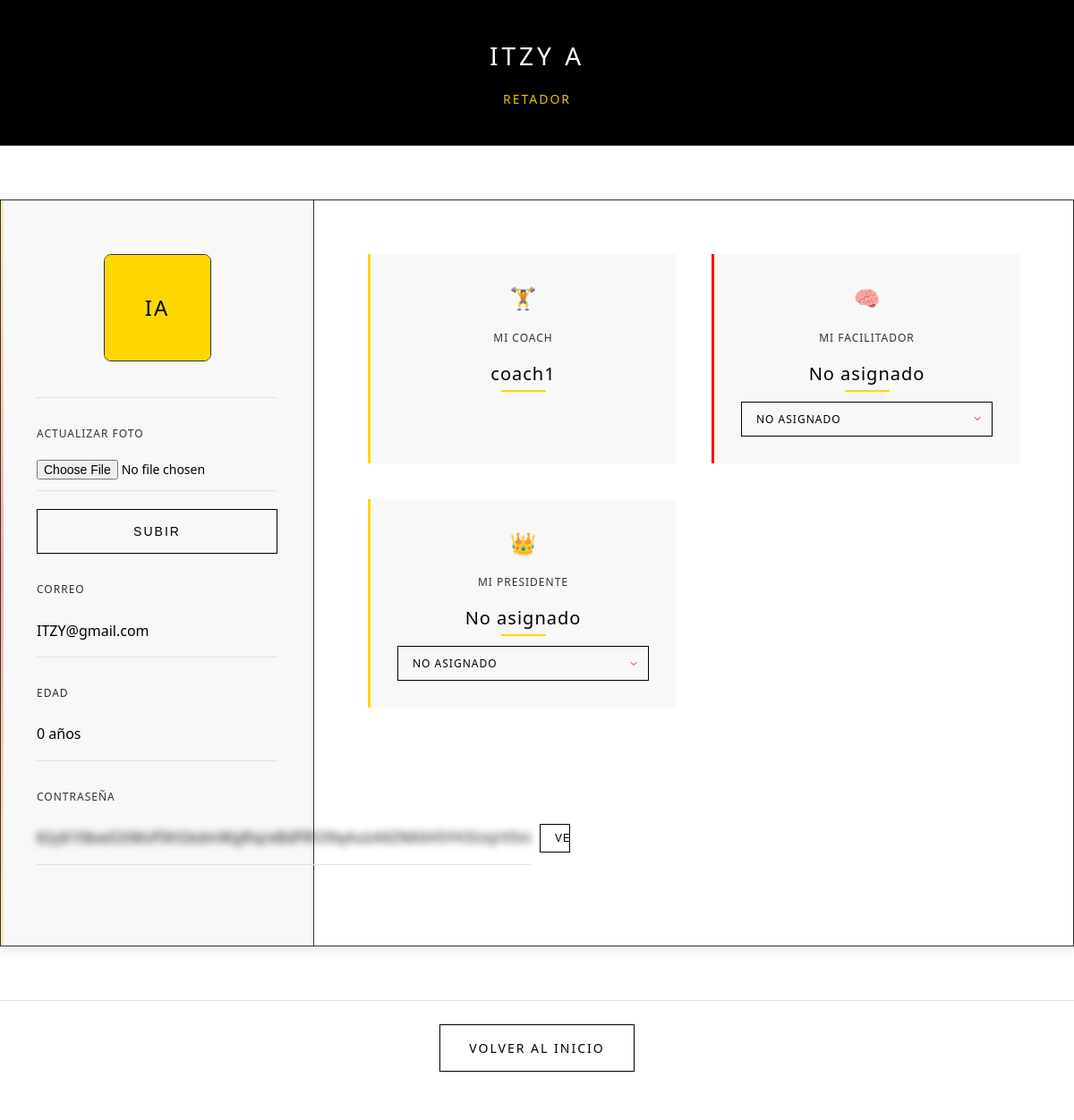
/perfil.php (signed in), run on an earlier commit of the app's database.
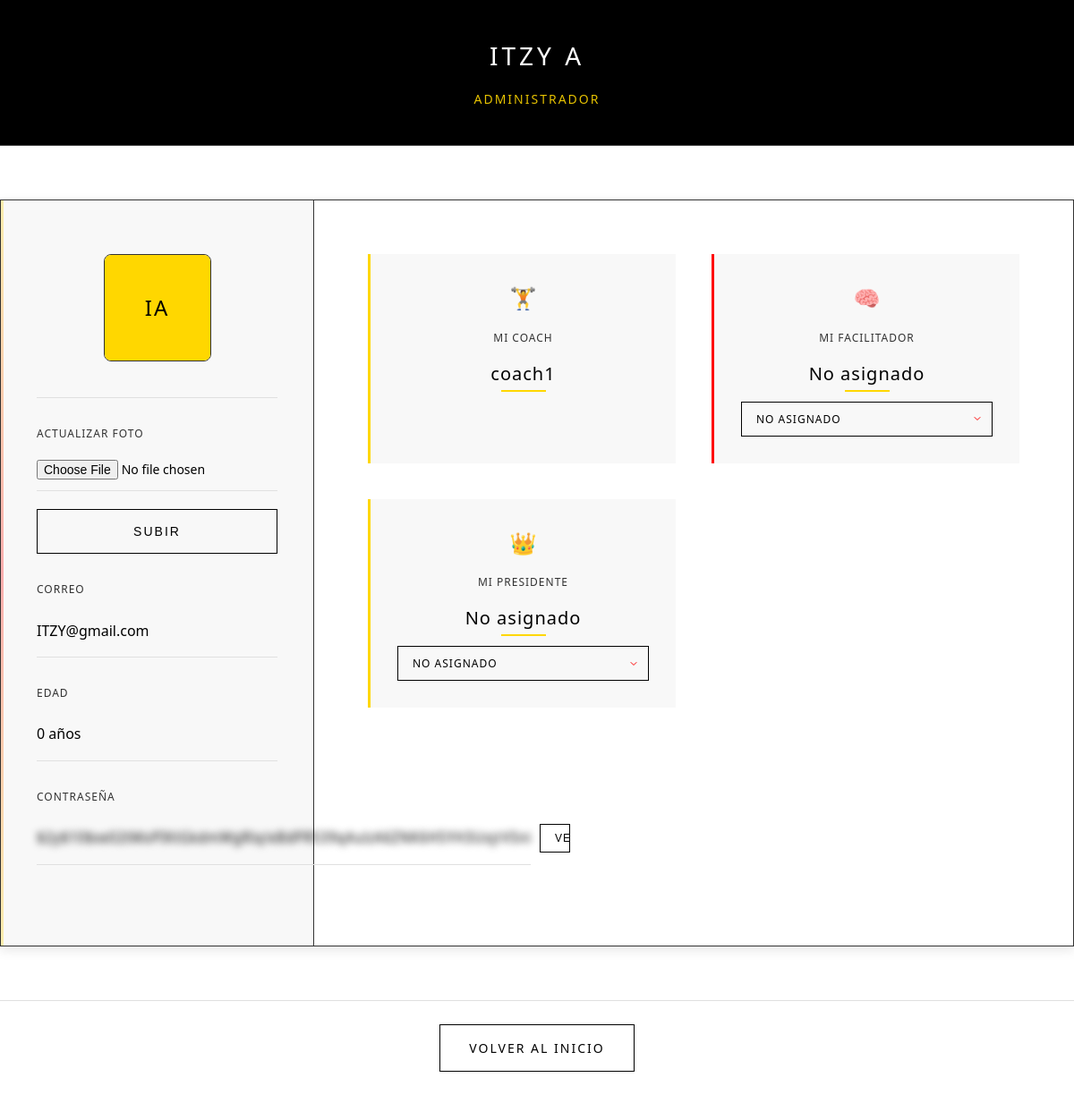
And on a later commit of the database.
### tables this page shows
CREATE TABLE `usuarios` (
  `id` int(11) NOT NULL,
  `email` varchar(255) NOT NULL,
  `contrasena` varchar(255) NOT NULL,
  `nombre` varchar(100) NOT NULL,
  `apellido_paterno` varchar(100) NOT NULL,
  `apellido_materno` varchar(100) NOT NULL,
  `fecha_nacimiento` date NOT NULL,
  `genero` varchar(20) NOT NULL,
  `pais` varchar(50) NOT NULL,
  `telefono` varchar(20) NOT NULL,
  `id_herbalife` varchar(100) NOT NULL,
  `seleccion_couch` varchar(100) NOT NULL,
  `fecha_registro` timestamp NOT NULL DEFAULT current_timestamp(),
  `rol` enum('admin','user') DEFAULT 'user',
  `foto_perfil` varchar(255) DEFAULT NULL,
  `habilitado` tinyint(1) NOT NULL DEFAULT 0,
  `facilitador` varchar(100) DEFAULT NULL,
  `presidente` varchar(100) DEFAULT NULL,
  `has_spun` tinyint(1) DEFAULT 0,
  `redemption_code` varchar(8) DEFAULT NULL,
  `prize` varchar(255) DEFAULT NULL
);

### perfil.php (the view, shortened to what this page needs)
<?php
require_once 'config.php';
$facilitadores = ['Alex', 'Adriana', 'Esmeralda', 'Fide', 'Fernando','Francisco', 'Juan', 'Oscar', 'No asignado','No aplica'];
$presidentes = ['Juan Pérez', 'Sofía Martínez', 'Luis Fernández', 'No asignado'];
try {
    $stmt = $pdo->prepare("SELECT nombre, apellido_paterno, email, rol, fecha_nacimiento, foto_perfil, contrasena, seleccion_couch, facilitador, presidente FROM usuarios WHERE id = ?");
    $stmt->execute([$_SESSION['user_id']]);
    $user = $stmt->fetch();
    $birthdate = new DateTime($user['fecha_nacimiento']);
    $today = new DateTime();
    $age = $today->diff($birthdate)->y;
    $password = $user['contrasena'];
} catch (PDOException $e) {
    $_SESSION['error'] = "Error al cargar datos: " . $e->getMessage();
    header("Location: inicio.php");
    exit;
}
?>
<!DOCTYPE html>
<html lang="es">
<head>
</head>
<body>
<div class="header">
    <h1><?php echo htmlspecialchars($user['nombre'] . ' ' . $user['apellido_paterno']); ?></h1>
    <div class="role"><?php echo htmlspecialchars($user['rol'] === 'admin' ? 'Administrador' : 'Retador'); ?></div>
</div>
<div class="profile-container">
    <div class="sidebar">
        <div class="avatar">
            <?php if ($user['foto_perfil'] && file_exists('Uploads/' . $user['foto_perfil'])): ?>
                <img src="Uploads/<?php echo htmlspecialchars($user['foto_perfil']); ?>" alt="Foto de Perfil" />
            <?php else: ?>
                <div class="avatar-placeholder"><?php echo htmlspecialchars(substr($user['nombre'], 0, 1) . substr($user['apellido_paterno'], 0, 1)); ?></div>
            <?php endif; ?>
        </div>
        <div class="form-container">
            <form method="POST" enctype="multipart/form-data">
                <div class="info-label">Actualizar Foto</div>
                <input type="file" name="foto_perfil" accept="image/*" />
                <button type="submit" class="btn">Subir</button>
            </form>
        </div>
        <div class="info-section">
            <div class="info-label">Correo</div>
            <div class="info-value"><?php echo htmlspecialchars($user['email']); ?></div>
        </div>
        <div class="info-section">
            <div class="info-label">Edad</div>
            <div class="info-value"><?php echo $age; ?> años</div>
        </div>
        <div class="info-section">
            <div class="info-label">Contraseña</div>
            <div class="password-container">
                <div id="password-field" class="password-field hidden"><?php echo htmlspecialchars($password); ?></div>
                <button type="button" id="toggle-password" class="btn-toggle" onclick="togglePassword()">Ver</button>
            </div>
        </div>
    </div>
    <div class="main-content">
        <div class="team-section">
            <div class="team-member">
                <div class="team-avatar">🏋️</div>
                <div class="team-role">Mi Coach</div>
                <div class="team-name"><?php echo htmlspecialchars($user['seleccion_couch'] ?: 'No asignado'); ?></div>
            </div>
            <div class="team-member">
                <div class="team-avatar">🧠</div>
                <div class="team-role">Mi Facilitador</div>
                <div class="team-name"><?php echo htmlspecialchars($user['facilitador'] ?: 'No asignado'); ?></div>
                <form method="POST" class="team-form">
                    <select name="facilitador" onchange="this.form.submit()" aria-label="Seleccionar Facilitador">
                        <?php foreach ($facilitadores as $fac): ?>
                            <option value="<?php echo htmlspecialchars($fac); ?>" <?php echo $user['facilitador'] === $fac || (!$user['facilitador'] && $fac === 'No asignado') ? 'selected' : ''; ?>>
                                <?php echo htmlspecialchars($fac); ?>
                            </option>
                        <?php endforeach; ?>
                    </select>
                </form>
            </div>
            <div class="team-member">
                <div class="team-avatar">👑</div>
                <div class="team-role">Mi Presidente</div>
                <div class="team-name"><?php echo htmlspecialchars($user['presidente'] ?: 'No asignado'); ?></div>
                <form method="POST" class="team-form">
                    <select name="presidente" onchange="this.form.submit()" aria-label="Seleccionar Presidente">
                        <?php foreach ($presidentes as $pres): ?>
                            <option value="<?php echo htmlspecialchars($pres); ?>" <?php echo $user['presidente'] === $pres || (!$user['presidente'] && $pres === 'No asignado') ? 'selected' : ''; ?>>
                                <?php echo htmlspecialchars($pres); ?>
                            </option>
                        <?php endforeach; ?>
                    </select>
                </form>
            </div>
        </div>
    </div>
</div>
<div class="footer-nav">
    <a href="inicio.php">Volver al Inicio</a>
</div>
</body>
</html>

What changed in the data, as far as the page shows it:
changed usuarios "ITZY A": rol "RETADOR" → "ADMINISTRADOR"
